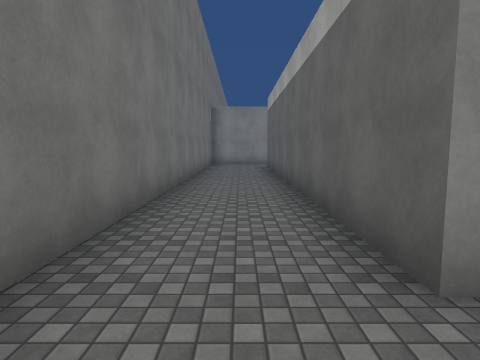
[1] (above)

24 first-person views from a walk through a 3-D level made in the Unity game engine. The camera is 1.5 m above the floor, tilts 6° down and sees 75° across. The floor is counted in squares, 2 m on a side. Each view is taken from the middle of a square. On the plan, view 1 faces up. The plan holds only what a view shows up to about 10 squares ahead; the rest is blank. The player is left out. Surface patterns are stand-ins for the level's own textures.

[2]
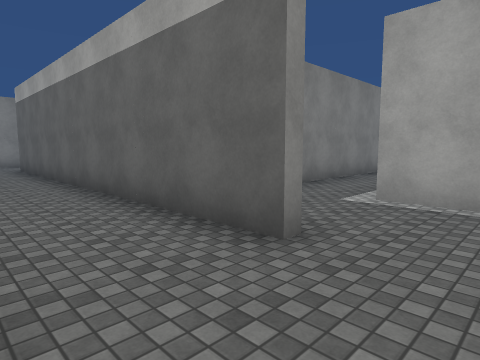

[3]
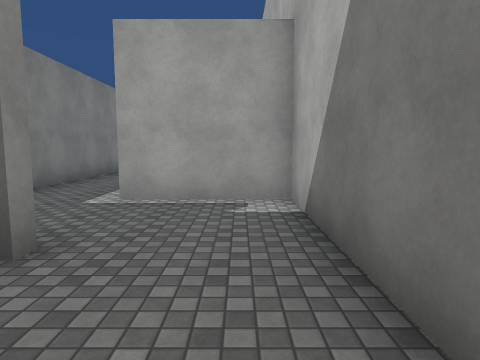

[4]
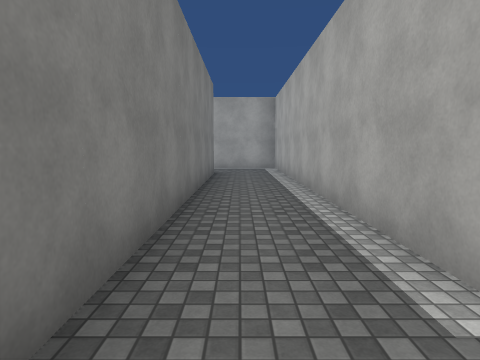

[5]
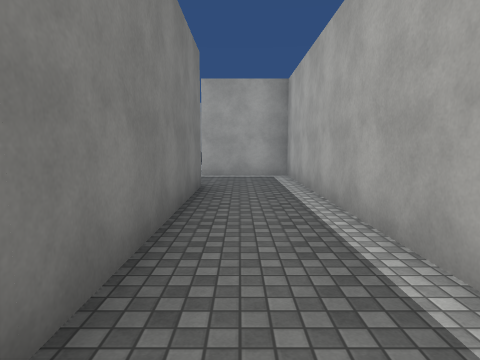

[6]
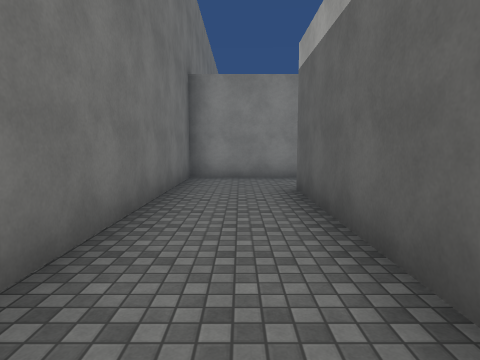

[7]
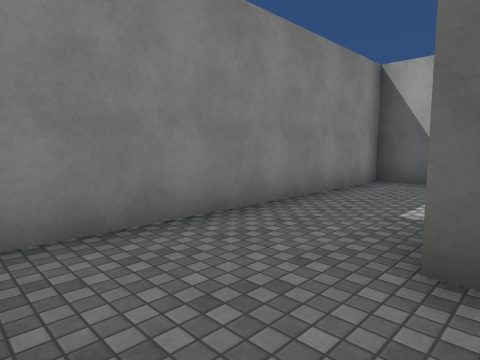

[8]
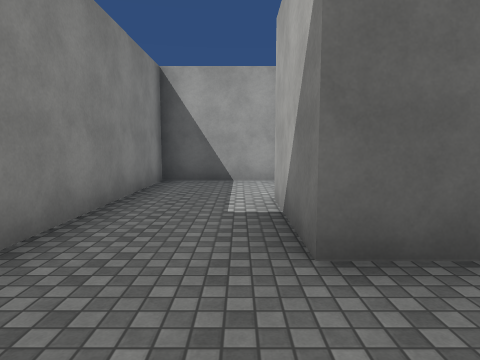

[9]
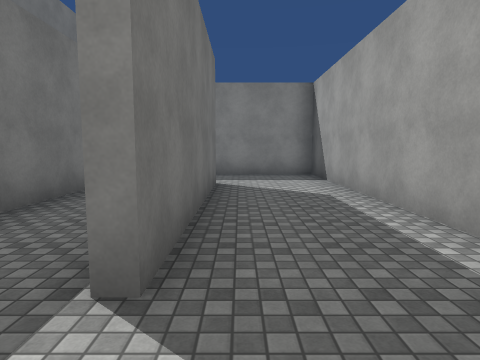

[10]
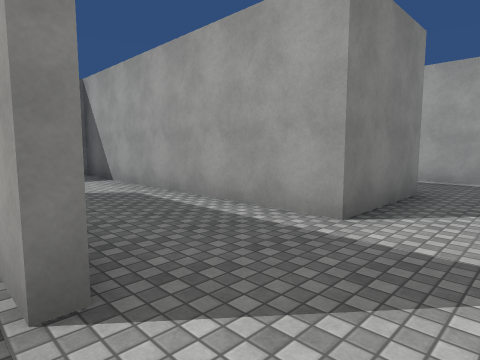

[11]
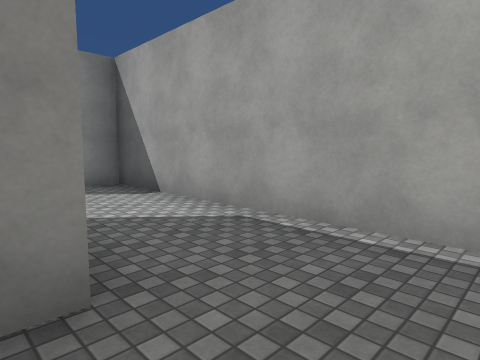

[12]
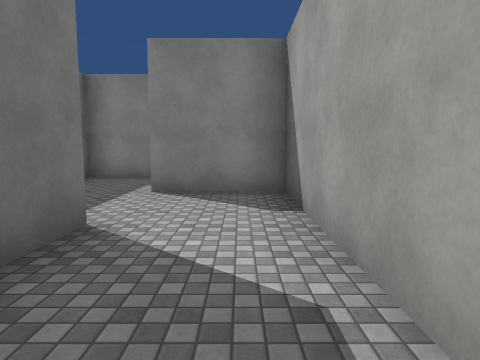

[13]
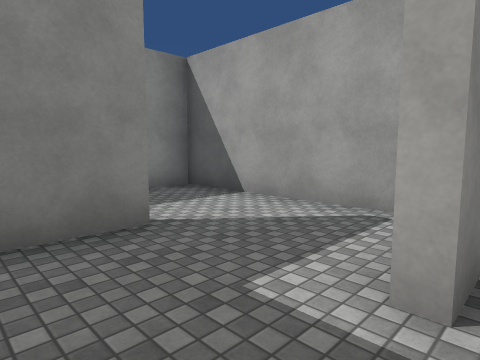

[14]
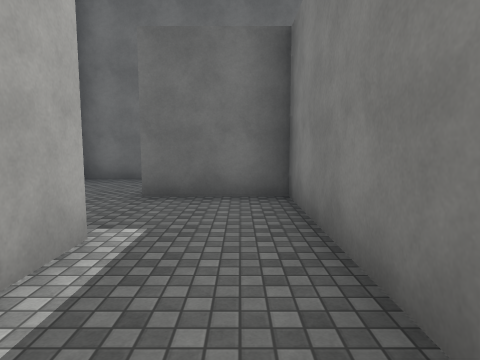

[15]
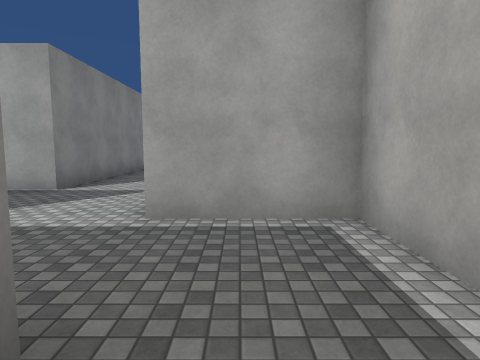

[16]
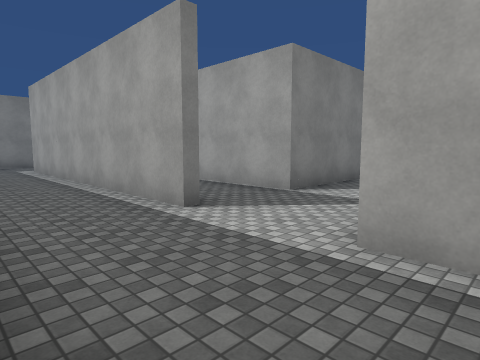

[17]
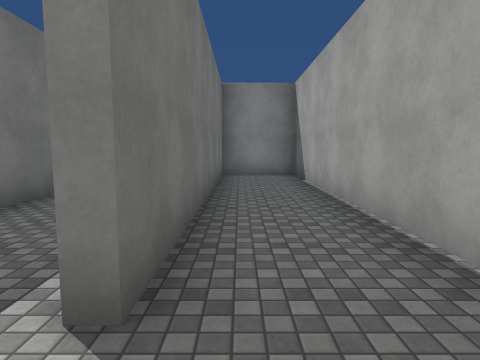

[18]
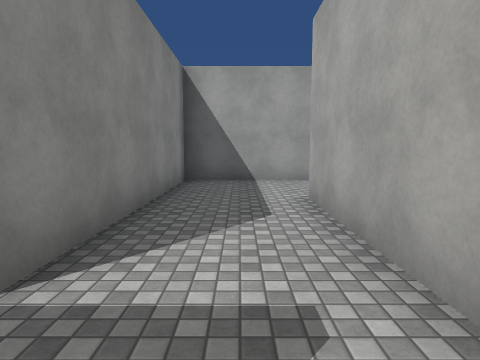

[19]
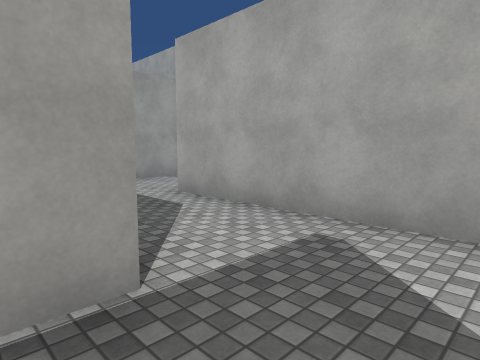

[20]
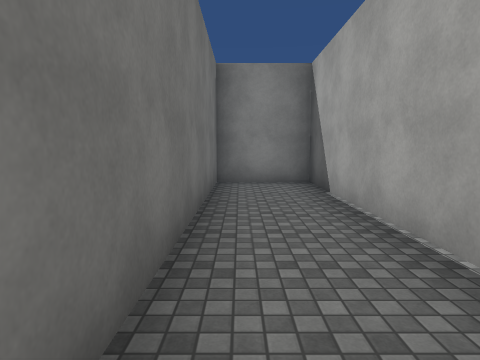

[21]
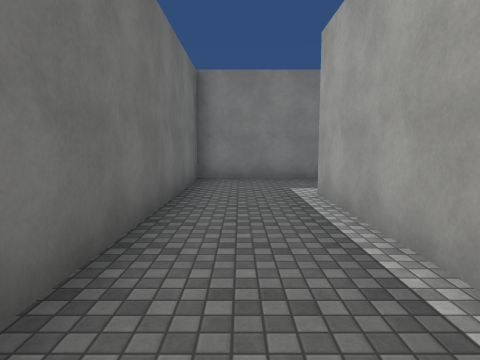

[22]
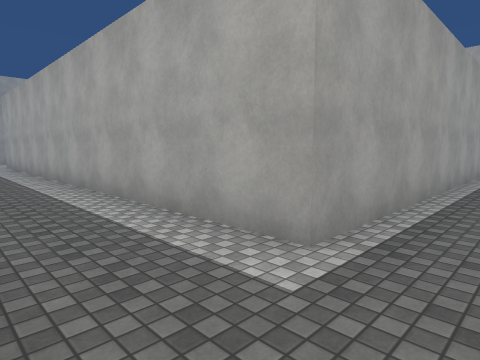

[23]
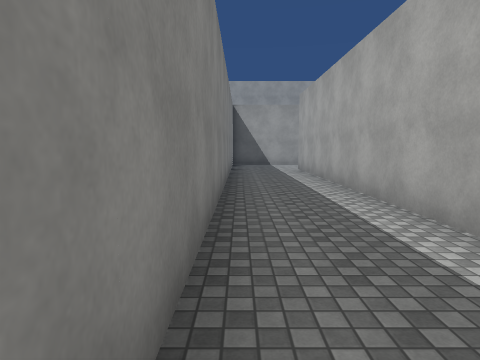

[24]
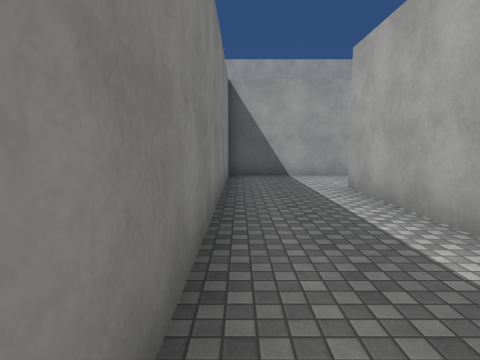

### Floor plan
Ten units are one square. View 1 is at (0, 0); x grows to the right and y downward. Boxes are objects, and circles mark ways between rooms. Rooms are numbered by the first view taken in them; rooms with no view inside come last. Other rooms are left out.
<svg viewBox="-17 -168 304 181">
<path fill="none" stroke="#000" d="M86 -65 60 -65 60 -137 -12 -137 -12 6M85 -90 85 -79M10 -14 10 -115 35 -115 35 -65M108 -52 108 -84M-1 8 16 8M35 -17 133 -17 133 -40M110 -37 13 -37 13 -15M86 -137 62 -137M108 -121 108 -136M185 -62 155 -62 155 -137 135 -137 135 -61M142 -40 185 -40M133 -61 133 -140 258 -140M282 -130 282 -163 110 -163 110 -88M108 -84 108 -112 85 -112M33 -64 33 -72M13 -105 13 -85M16 8 35 8 35 -17"/>
<circle cx="95" cy="-75" r="3" fill="#2a7"/>
<circle cx="30" cy="-55" r="3" fill="#2a7"/>
<circle cx="10" cy="-5" r="3" fill="#2a7"/>
<circle cx="120" cy="-40" r="3" fill="#2a7"/>
<circle cx="25" cy="-20" r="3" fill="#2a7"/>
<circle cx="75" cy="-110" r="3" fill="#2a7"/>
<circle cx="130" cy="-55" r="3" fill="#2a7"/>
<text x="40" y="-70">1</text>
<text x="60" y="-30">2</text>
<text x="80" y="-120">3</text>
<text x="150" y="-80">4</text>
<text x="180" y="-150">5</text>
<text x="80" y="-90">6</text>
<text x="20" y="-80">7</text>
<text x="20" y="-10">8</text>
</svg>
Room 1 opens to room 6. Room 1 opens to room 7. Room 1 opens to room 8. Room 2 opens to room 5. Room 2 opens to room 8. Room 3 opens to room 6. Room 4 opens to room 5.

Where each view was taken, in squares from view 1:
view 1: 0 up, 0 right, facing up
view 2: 0 up, 1 left, facing up-right
view 3: 0 up, 1 left, facing right
view 4: 3 up, 2 right, facing right
view 5: 3 up, 5 right, facing right
view 6: 6 up, 0 right, facing up
view 7: 11 up, 1 left, facing up-right
view 8: 12 up, 1 left, facing right
view 9: 5 up, 4 right, facing up
view 10: 5 up, 3 right, facing up-right
view 11: 5 up, 8 right, facing up-right
view 12: 6 up, 10 right, facing up
view 13: 11 up, 7 right, facing up-right
view 14: 3 up, 6 right, facing left
view 15: 3 up, 10 right, facing right
view 16: 3 up, 11 right, facing up-right
view 17: 5 up, 14 right, facing up
view 18: 5 up, 14 right, facing right
view 19: 7 up, 14 right, facing down-right
view 20: 7 up, 14 right, facing up
view 21: 9 up, 12 right, facing up
view 22: 16 up, 12 right, facing down-right
view 23: 16 up, 15 right, facing right
view 24: 16 up, 20 right, facing right
